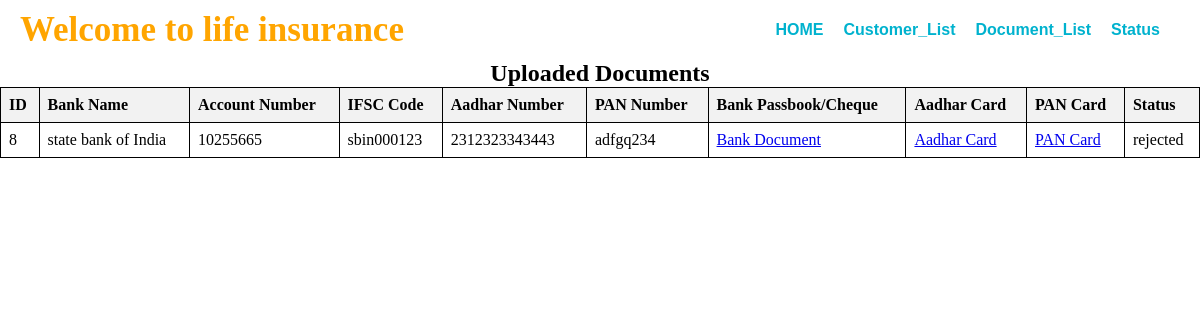
The page /Policy_status.php on the database its author committed.
### tables this page shows
CREATE TABLE `document` (
  `id` int(11) NOT NULL,
  `bank_name` varchar(255) NOT NULL,
  `account_number` varchar(255) NOT NULL,
  `ifsc_code` varchar(255) NOT NULL,
  `bank_document` varchar(255) NOT NULL,
  `aadhar_number` varchar(255) NOT NULL,
  `aadhar_card` varchar(255) NOT NULL,
  `pan_number` varchar(255) NOT NULL,
  `pan_card` varchar(255) NOT NULL,
  `user_id` int(11) DEFAULT NULL,
  `status` varchar(255) NOT NULL DEFAULT 'pending'
);

### Policy_status.php (the view, shortened to what this page needs)
<!DOCTYPE html>
<html lang="en">
<head>
</head>
<body>
    <div class="navbar">
        <div class="icon">
            <h1 class="logo">Welcome to life insurance</h1>
        </div>
        <div class="menu">
            <ul>
            <li><a href="agent.php">HOME</a></li>
                <li><a href="Customer_List.php">Customer_List</a></li>
                <li><a href="DocList.php">Document_List</a></li>
                <li><a href="Policy_status.php">Status</a></li>
            </ul>
        </div>
    </div>
    <center><h2>Uploaded Documents</h2></center>
    <table>
        <tr>
            <th>ID</th>
            <th>Bank Name</th>
            <th>Account Number</th>
            <th>IFSC Code</th>
            <th>Aadhar Number</th>
            <th>PAN Number</th>
            <th>Bank Passbook/Cheque</th>
            <th>Aadhar Card</th>
            <th>PAN Card</th>
            <th>Status</th>
        </tr>
        <?php
        $target_dir = "Backend/";
        $servername = "localhost";
        $username = "root";
        $password = "";
        $database = "ims";
        $conn = mysqli_connect($servername, $username, $password, $database);
        $sql = "SELECT * FROM document";
        $result = mysqli_query($conn, $sql);
        if (mysqli_num_rows($result) > 0) {
            while ($row = mysqli_fetch_assoc($result)) {
                echo "<tr>";
                echo "<td>" . $row["id"] . "</td>";
                echo "<td>" . $row["bank_name"] . "</td>";
                echo "<td>" . $row["account_number"] . "</td>";
                echo "<td>" . $row["ifsc_code"] . "</td>";
                echo "<td>" . $row["aadhar_number"] . "</td>";
                echo "<td>" . $row["pan_number"] . "</td>";
                echo "<td><a href='" . $target_dir . $row["bank_document"] . "'>Bank Document</a></td>";
                echo "<td><a href='" . $target_dir . $row["aadhar_card"] . "'>Aadhar Card</a></td>";
                echo "<td><a href='" . $target_dir . $row["pan_card"] . "'>PAN Card</a></td>";
                echo "<td>" . $row["status"] . "</td>";
                echo "</tr>";
            }
        } else {
            echo "<tr><td colspan='10'>0 results</td></tr>";
        }
        ?>
    </table>
</body>
</html>

### Policy_status.php (style rules this page uses)
table { width: 100%; border-collapse: collapse; }
table, th, td { border: 1px solid black; }
th, td { padding: 8px; text-align: left; }
th { background-color: #f2f2f2; }
* { margin: 0; padding: 0; }
.navbar { width: 95%; padding: 10px 20px; display: flex; justify-content: space-between; align-items: center; }
.icon { display: flex; align-items: center; }
.logo { color: orange; font-size: 35px; font-family: 'Times New Roman', Times, serif; margin-right: auto; }
.menu { display: flex; align-items: center; }
ul { display: flex; list-style-type: none; margin: 0; padding: 0; }
ul li { margin-left: 20px; }
ul li:first-child { margin-left: 0; }
ul li a { text-decoration: none; color: #00b2ce; font-family: Arial, Helvetica, sans-serif; font-weight: bold; transition: 0.4s ease-in-out; }

### rows shown on the page
document: id "8", bank_name "state bank of India", account_number "10255665", ifsc_code "sbin000123", aadhar_number "2312323343443", pan_number "adfgq234", status "rejected"
